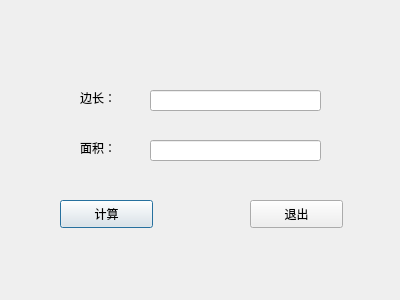
<?xml version="1.0" encoding="UTF-8"?>
<ui version="4.0">
 <class>squaredialog</class>
 <widget class="QDialog" name="squaredialog">
  <property name="geometry">
   <rect>
    <x>0</x>
    <y>0</y>
    <width>400</width>
    <height>300</height>
   </rect>
  </property>
  <property name="windowTitle">
   <string>正方形面积</string>
  </property>
  <widget class="QLabel" name="label_3">
   <property name="geometry">
    <rect>
     <x>10</x>
     <y>10</y>
     <width>71</width>
     <height>71</height>
    </rect>
   </property>
   <property name="styleSheet">
    <string notr="true">image: url(:/iocFile/images/000.ico);</string>
   </property>
   <property name="text">
    <string/>
   </property>
  </widget>
  <widget class="QLabel" name="label">
   <property name="geometry">
    <rect>
     <x>80</x>
     <y>90</y>
     <width>45</width>
     <height>16</height>
    </rect>
   </property>
   <property name="text">
    <string>边长：</string>
   </property>
  </widget>
  <widget class="QLineEdit" name="areaEdit_2">
   <property name="geometry">
    <rect>
     <x>150</x>
     <y>140</y>
     <width>171</width>
     <height>21</height>
    </rect>
   </property>
  </widget>
  <widget class="QLineEdit" name="lineEdit">
   <property name="geometry">
    <rect>
     <x>150</x>
     <y>90</y>
     <width>171</width>
     <height>21</height>
    </rect>
   </property>
  </widget>
  <widget class="QLabel" name="label_2">
   <property name="geometry">
    <rect>
     <x>80</x>
     <y>140</y>
     <width>45</width>
     <height>16</height>
    </rect>
   </property>
   <property name="text">
    <string>面积：</string>
   </property>
  </widget>
  <widget class="QPushButton" name="pushButton">
   <property name="geometry">
    <rect>
     <x>60</x>
     <y>200</y>
     <width>93</width>
     <height>28</height>
    </rect>
   </property>
   <property name="text">
    <string>计算</string>
   </property>
  </widget>
  <widget class="QPushButton" name="pushButton_2">
   <property name="geometry">
    <rect>
     <x>250</x>
     <y>200</y>
     <width>93</width>
     <height>28</height>
    </rect>
   </property>
   <property name="text">
    <string>退出</string>
   </property>
  </widget>
 </widget>
 <resources/>
 <connections/>
</ui>
